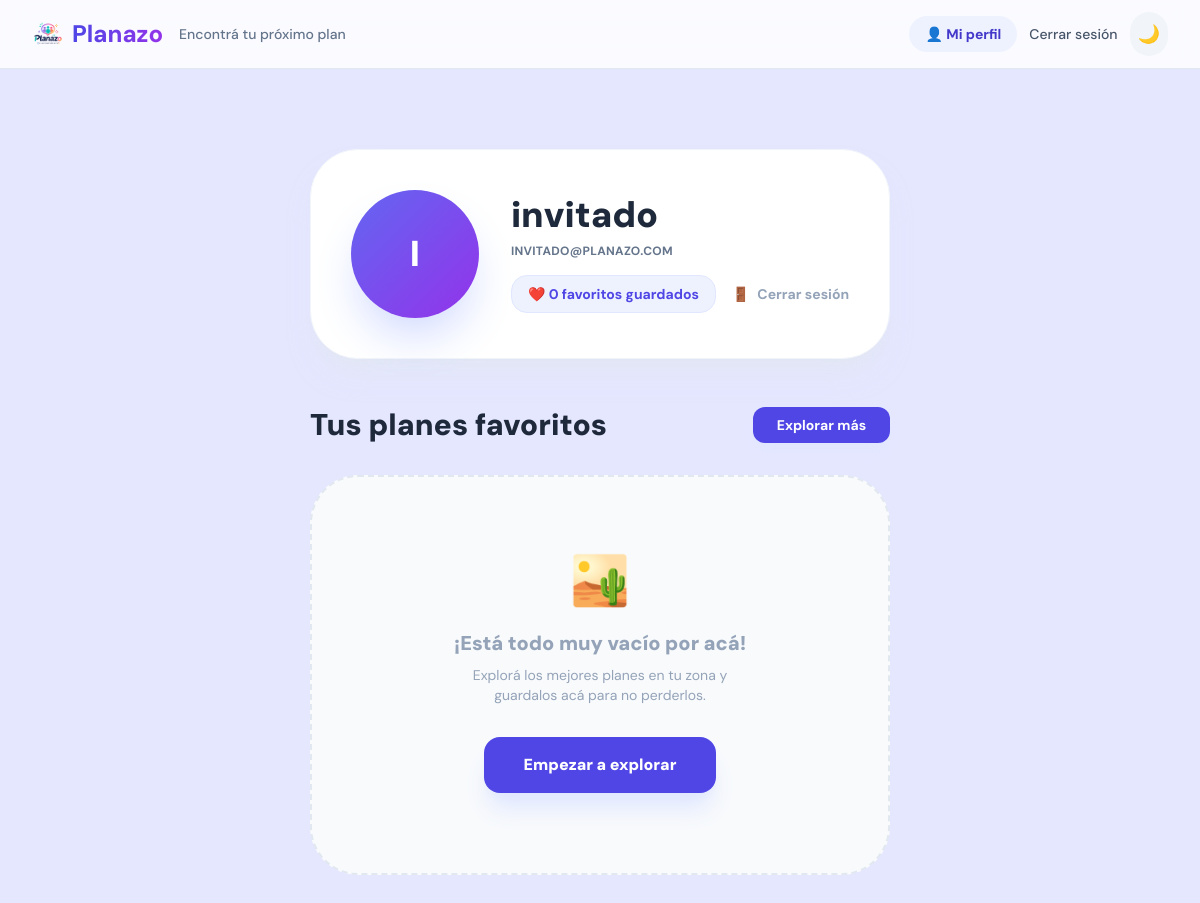
The app's page /perfil (signed in) with its own data.
### app/models.py (models this page shows)
class Usuario(Base):
    __tablename__ = "usuarios"
    id = Column(Integer, primary_key=True, index=True)
    nombre = Column(String, nullable=False)
    email = Column(String, unique=True, index=True, nullable=False)
    hashed_password = Column(String, nullable=False)
    rol = Column(String, default="usuario")
    descartes = relationship("Descarte", back_populates="usuario")
    favoritos = relationship("Favorito", back_populates="usuario")
    valoraciones = relationship("Valoracion", back_populates="usuario")

### app/main.py (the view)
@app.get("/perfil", response_class=HTMLResponse)
def perfil(request: Request, db: Session = Depends(get_db)):
    usuario = get_usuario_sesion(request, db)
    if not usuario:
        return RedirectResponse(url="/login", status_code=303)
    favoritos_ids = db.query(models.Favorito.plan_id).filter(
        models.Favorito.usuario_id == usuario.id
    ).all()
    favoritos = [db.query(models.Plan).filter(models.Plan.id == f[0]).first() for f in favoritos_ids]
    return templates.TemplateResponse(
        request=request, name="perfil.html",
        context={"usuario": usuario, "favoritos": [f for f in favoritos if f]}
    )

### app/templates/perfil.html
{% extends "base.html" %}
{% block content %}
<div class="max-w-6xl mx-auto px-4 py-12 animate__animated animate__fadeIn">
    <div class="bg-white dark:bg-slate-900 rounded-[3rem] p-10 mb-12 border border-slate-100 dark:border-slate-800 shadow-xl shadow-slate-200/50 dark:shadow-none flex flex-col md:flex-row items-center gap-8">
        <div class="w-32 h-32 rounded-full bg-gradient-to-br from-indigo-500 to-purple-600 flex items-center justify-center text-4xl font-black text-white shadow-2xl shadow-indigo-200 dark:shadow-none">
            {{ usuario.nombre[0] | upper }}
        </div>
        <div class="text-center md:text-left flex-1">
            <h1 class="text-4xl font-black text-slate-800 dark:text-white mb-2">{{ usuario.nombre }}</h1>
            <p class="text-slate-500 dark:text-slate-400 font-bold tracking-wide uppercase text-xs">{{ usuario.email }}</p>
            <div class="mt-4 flex flex-wrap justify-center md:justify-start gap-4">
                <div class="bg-indigo-50 dark:bg-indigo-500/10 px-4 py-2 rounded-2xl border border-indigo-100 dark:border-indigo-500/20 text-indigo-600 dark:text-indigo-400 text-sm font-bold">
                    ❤️ {{ favoritos|length }} favoritos guardados
                </div>
                <a href="/logout" class="text-slate-400 hover:text-red-500 font-bold text-sm flex items-center gap-2 transition-colors">
                    <span>🚪</span> Cerrar sesión
                </a>
            </div>
        </div>
    </div>
    <div class="space-y-8">
        <div class="flex items-center justify-between">
            <h2 class="text-3xl font-black text-slate-800 dark:text-white">Tus planes favoritos</h2>
            <a href="/" class="bg-indigo-600 text-white font-bold py-2 px-6 rounded-xl hover:bg-indigo-700 transition-colors shadow-lg shadow-indigo-100 dark:shadow-none text-sm">
                Explorar más
            </a>
        </div>
        {% if favoritos %}
            <div class="grid grid-cols-1 sm:grid-cols-2 lg:grid-cols-3 gap-8">
                {% for plan in favoritos %}
                <div class="group bg-white dark:bg-slate-900 rounded-[2.5rem] overflow-hidden border border-slate-100 dark:border-slate-800 shadow-sm hover:shadow-2xl hover:-translate-y-2 transition-all duration-300">
                    <div class="h-48 w-full bg-cover bg-center relative" style="background-image: url('{{ plan.imagen_url or '/static/img/placeholder.jpg' }}')">
                        <div class="absolute inset-0 bg-gradient-to-t from-black/40 to-transparent"></div>
                        <div class="absolute top-4 right-4">
                            <form method="post" action="/favoritos/quitar/{{ plan.id }}">
                                <button type="submit" class="p-2 rounded-full bg-white/20 backdrop-blur-md text-white hover:bg-red-500 transition-colors border border-white/30" title="Quitar de favoritos">
                                    ❤️
                                </button>
                            </form>
                        </div>
                    </div>
                    <div class="p-8">
                        <div class="flex items-center gap-2 mb-3">
                            <span class="text-[10px] font-black text-indigo-500 uppercase tracking-widest bg-indigo-50 dark:bg-indigo-500/10 px-2 py-1 rounded-lg">{{ plan.categoria or 'PLAN' }}</span>
                            <span class="text-[10px] font-black text-slate-400 uppercase tracking-widest">
                                {% if plan.es_exterior %}🌿 Exterior{% else %}🏠 Interior{% endif %}
                            </span>
                        </div>
                        <a href="/plan/{{ plan.id }}" class="block group-hover:text-indigo-600 transition-colors">
                            <h3 class="text-xl font-black text-slate-800 dark:text-white mb-2 line-clamp-1">{{ plan.nombre }}</h3>
                        </a>
                        <p class="text-slate-500 dark:text-slate-400 text-sm line-clamp-2 mb-6">{{ plan.descripcion }}</p>
                        <div class="flex items-center justify-between pt-6 border-t border-slate-50 dark:border-slate-800">
                            <span class="text-sm font-black text-slate-700 dark:text-slate-300">
                                {% if plan.presupuesto_max %}${{ plan.presupuesto_max | int }}{% else %}Gratis{% endif %}
                            </span>
                            <a href="/plan/{{ plan.id }}" class="text-indigo-600 font-black text-sm hover:underline italic">
                                Ver detalle →
                            </a>
                        </div>
                    </div>
                </div>
                {% endfor %}
            </div>
        {% else %}
            <div class="py-20 text-center bg-slate-50 dark:bg-slate-800/50 rounded-[3rem] border-2 border-dashed border-slate-200 dark:border-slate-700">
                <div class="text-5xl mb-6">🏜️</div>
                <h3 class="text-xl font-black text-slate-400 mb-2">¡Está todo muy vacío por acá!</h3>
                <p class="text-slate-400 mb-8 max-w-xs mx-auto text-sm">Explorá los mejores planes en tu zona y guardalos acá para no perderlos.</p>
                <a href="/" class="inline-block bg-indigo-600 text-white font-black py-4 px-10 rounded-2xl hover:bg-indigo-700 transition-colors shadow-xl shadow-indigo-100 dark:shadow-none">
                    Empezar a explorar
                </a>
            </div>
        {% endif %}
    </div>
</div>
{% endblock %}

### app/static/style.css (style rules this page uses)
:root { --bg: #e5e7ff; --surface: #f8f9ff; --surface-2: #f8f9ff; --border: #e8e8e2; --border-2: #d8d8d0; --text: #4a4b6d; --text-2: #6b6b63; --text-3: #a8a89e; --accent: #2dd4a0; --accent-2: #2dd4a0; --green: #3d7a4a; --green-bg: #eef5f0; --amber: #8a5e00; --amber-bg: #fdf6e3; --red: #c0392b; --red-bg: #fdf0ee; --purple: #5046e5; --purple-light: #eeecfd; --shadow-sm: 0 1px 3px rgba(0, 0, 0, 0.06), 0 1px 2px rgba(0, 0, 0, 0.04); --shadow-md: 0 4px 12px rgba(0, 0, 0, 0.08), 0 2px 4px rgba(0, 0, 0, 0.04); --shadow-lg: 0 12px 32px rgba(0, 0, 0, 0.10), 0 4px 8px rgba(0, 0, 0, 0.04); --radius: 14px; --radius-lg: 20px; --radius-sm: 8px; --primary: #5046e5; --text-1: #4a4b6d; --transition: all 0.2s ease; }
*, *::before, *::after { box-sizing: border-box; margin: 0; padding: 0; }
body { font-family: 'DM Sans', sans-serif; background: var(--bg); color: var(--text); min-height: 100vh; min-width: 320px; display: flex; flex-direction: column; -webkit-font-smoothing: antialiased; }

### records on screen
Usuario: nombre "I", nombre "invitado", email "INVITADO@PLANAZO.COM"

### other values on screen
{{ favoritos|length }} "0"
